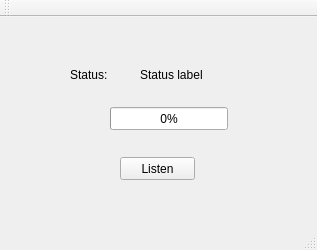
<?xml version="1.0" encoding="UTF-8"?>
<ui version="4.0">
 <class>MainWindow</class>
 <widget class="QMainWindow" name="MainWindow">
  <property name="geometry">
   <rect>
    <x>0</x>
    <y>0</y>
    <width>317</width>
    <height>250</height>
   </rect>
  </property>
  <property name="windowTitle">
   <string>MainWindow</string>
  </property>
  <widget class="QWidget" name="centralWidget">
   <widget class="QLabel" name="u_statusLabel">
    <property name="geometry">
     <rect>
      <x>70</x>
      <y>50</y>
      <width>51</width>
      <height>16</height>
     </rect>
    </property>
    <property name="text">
     <string>Status:</string>
    </property>
   </widget>
   <widget class="QLabel" name="u_clientStatusLabel">
    <property name="geometry">
     <rect>
      <x>140</x>
      <y>50</y>
      <width>121</width>
      <height>16</height>
     </rect>
    </property>
    <property name="text">
     <string>Status label</string>
    </property>
   </widget>
   <widget class="QProgressBar" name="u_clientProgressBar">
    <property name="geometry">
     <rect>
      <x>110</x>
      <y>90</y>
      <width>118</width>
      <height>23</height>
     </rect>
    </property>
    <property name="value">
     <number>0</number>
    </property>
   </widget>
   <widget class="QPushButton" name="u_startButton">
    <property name="geometry">
     <rect>
      <x>120</x>
      <y>140</y>
      <width>75</width>
      <height>23</height>
     </rect>
    </property>
    <property name="text">
     <string>Listen</string>
    </property>
   </widget>
  </widget>
  <widget class="QToolBar" name="mainToolBar">
   <attribute name="toolBarArea">
    <enum>TopToolBarArea</enum>
   </attribute>
   <attribute name="toolBarBreak">
    <bool>false</bool>
   </attribute>
  </widget>
  <widget class="QStatusBar" name="statusBar"/>
  <widget class="QMenuBar" name="menuBar">
   <property name="geometry">
    <rect>
     <x>0</x>
     <y>0</y>
     <width>317</width>
     <height>23</height>
    </rect>
   </property>
  </widget>
 </widget>
 <layoutdefault spacing="6" margin="11"/>
 <resources/>
 <connections/>
</ui>
